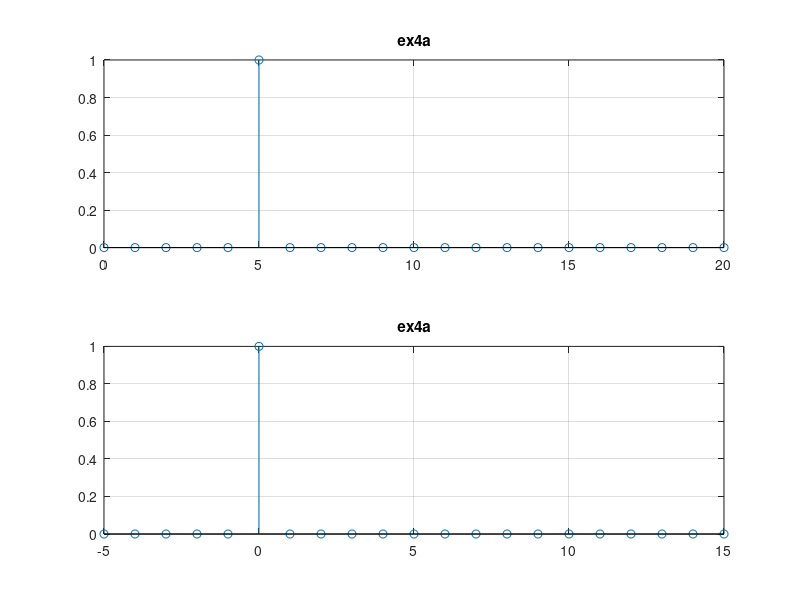
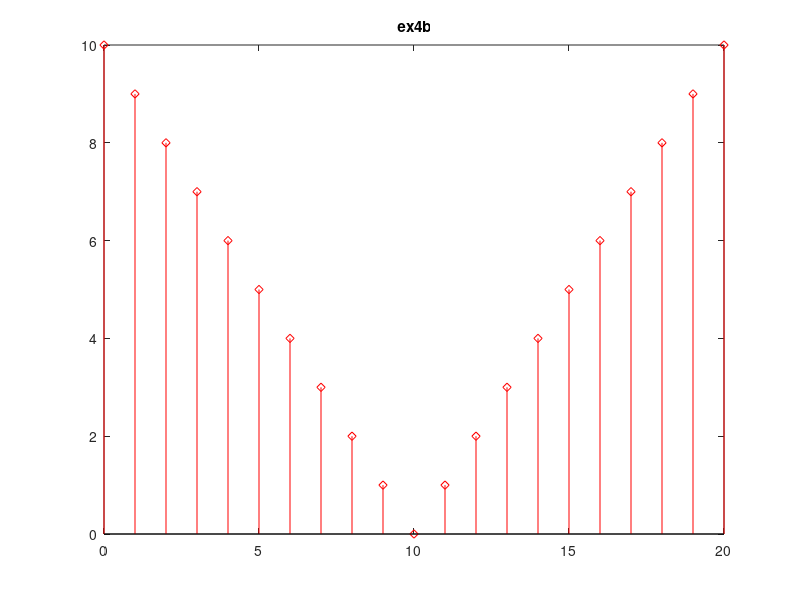
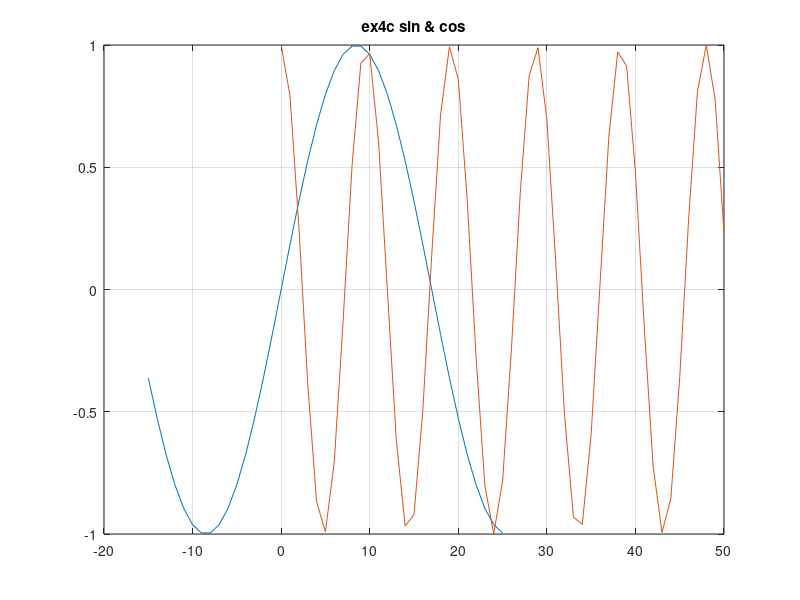
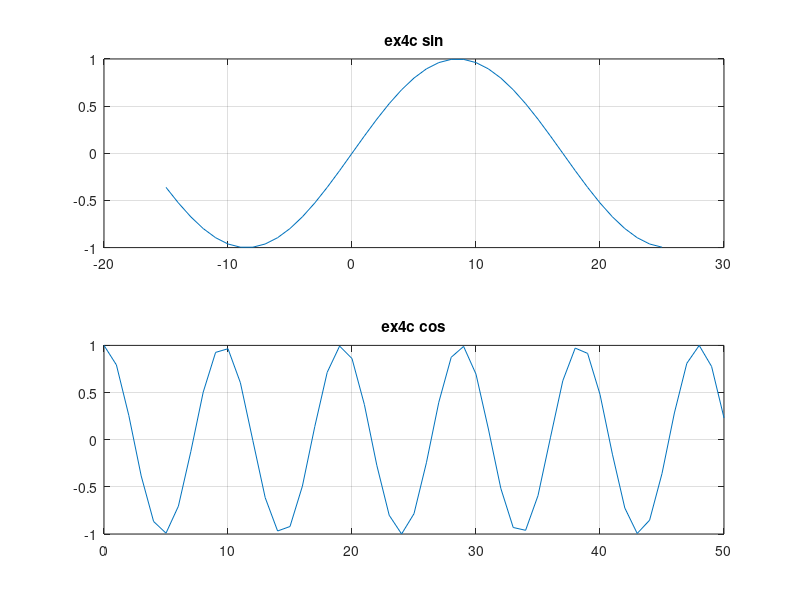

Reproduce these figures in MATLAB, in order.
%a)
z = zeros(1, 21);
z(1, 6) = 1;

n = 0:20;
m = -5:15;

subplot(2, 1, 1), stem(n, z), title('ex4a'), grid
subplot(2, 1, 2), stem(m, z), title('ex4a'), grid

%b)
t = abs(10 - n);

figure(2)
stem(n, t, 'rd'), title('ex4b')

%c)
n1 = -15:25;
n2 = 0:50;

x1 = sin((pi/17)*n1);
x2 = cos((pi/sqrt(23))*n2);

figure(3)
plot(n1, x1, n2, x2), grid, title('ex4c sin & cos')

figure(4)
subplot(2, 1, 1), plot(n1, x1), grid, title('ex4c sin')
subplot(2, 1, 2), plot(n2, x2), grid, title('ex4c cos')

figure(5)
subplot(2, 1, 1), stem(n1, x1), grid, title('ex4c sin')
subplot(2, 1, 2), stem(n2, x2), grid, title('ex4c cos')
